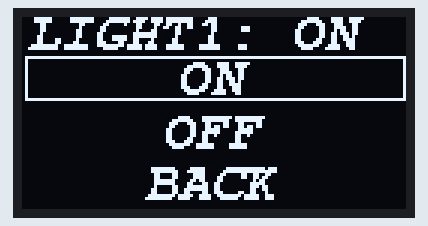
A sketch run on a simulated Arduino Uno, built with avr-gcc and run on an emulated ATmega328P. Shown: 128×64 one-colour display.

Above: at 0.1 s.
At 2.2 s:
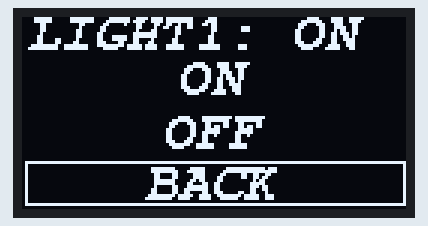
At 3.2 s:
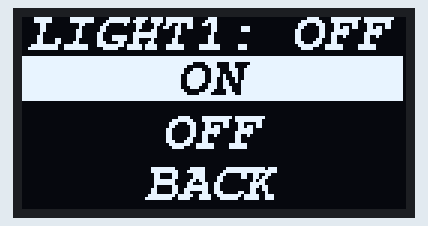
At 4.2 s:
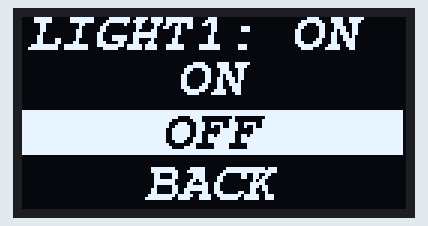
At 6.3 s:
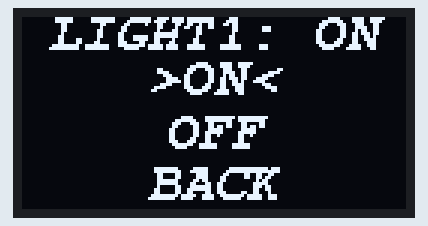
At 8.4 s:
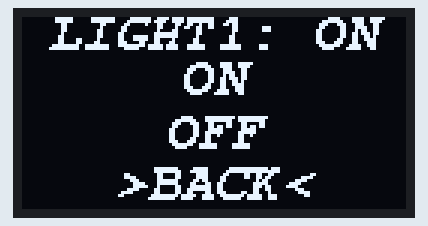

Measured:
- by itself, everything shown: repeats every 9.3 s, in 9 steps
- what the display in image 1 shows lasts 1.1 s, from 2.1 s to 3.2 s

The sketch:

OLED_displays.ino
```cpp
#include <Wire.h>
#include <Adafruit_GFX.h>
#include <Adafruit_SSD1306.h>
#include <Fonts/FreeMonoBoldOblique9pt7b.h>

#define SCREEN_WIDTH 128  // OLED display width, in pixels
#define SCREEN_HEIGHT 64  // OLED display height, in pixels
int x = 0;
// Declaration for an SSD1306 display connected to I2C (SDA, SCL pins)
Adafruit_SSD1306 display(SCREEN_WIDTH, SCREEN_HEIGHT, &Wire, -1);

void setup() {
  Serial.begin(115200);

  if (!display.begin(SSD1306_SWITCHCAPVCC, 0x3C)) {  // Address 0x3D for 128x64
    Serial.println(F("SSD1306 allocation failed"));
    for (;;)
      ;
  }
  // delay(2000);
  display.setFont(&FreeMonoBoldOblique9pt7b);
  display.setTextSize(1);
}

void loop() {
  boxopen();
  boxclose();
  Arrow();
}

void boxopen() {
  display.clearDisplay();
  display.setTextColor(WHITE);
  display.setCursor(2, 10);
  display.print("LIGHT1: ON");
  display.drawRect(1, 13, 127, 15, WHITE);
  display.setCursor(52, 25);
  display.print("ON");
  display.setCursor(47, 43);
  display.print("OFF         ");
  display.setCursor(41, 60);
  display.print("BACK        ");
  display.display();
  delay(1000);

  display.clearDisplay();
  display.setTextColor(WHITE);
  display.setCursor(2, 10);
  display.print("LIGHT1: ON");
  display.setCursor(52, 25);
  display.print("ON         ");
  display.drawRect(1, 31, 127, 15, WHITE);
  display.setCursor(47, 43);
  display.print("OFF         ");
  display.setCursor(41, 60);
  display.print("BACK        ");
  display.display();
  delay(1000);

  display.clearDisplay();
  display.setCursor(2, 10);
  display.print("LIGHT1: ON");
  display.setCursor(52, 25);
  display.print("ON         ");
  display.setCursor(47, 43);
  display.print("OFF         ");
  display.drawRect(1, 48, 127, 15, WHITE);
  display.setCursor(41, 60);
  display.print("BACK        ");
  display.display();
  delay(1000);
}

void boxclose() {
  display.clearDisplay();
  display.setTextColor(WHITE);
  display.setCursor(2, 10); //9,10
  display.print("LIGHT1: OFF");
  display.fillRect(0, 13, 127, 15, WHITE);
  display.setTextColor(BLACK);
  display.setCursor(52, 25);
  display.print("ON");
  display.setTextColor(WHITE);
  display.setCursor(47, 43);
  display.print("OFF");
  display.setCursor(41, 60);
  display.print("BACK");
  display.display();
  delay(1000);

  display.clearDisplay();
  display.setCursor(2, 10);
  display.print("LIGHT1: ON");
  display.setTextColor(WHITE);
  display.setCursor(52, 25);
  display.print("ON");
  display.fillRect(0, 31, 127, 15, WHITE);
  display.setTextColor(BLACK);
  display.setCursor(47, 43);
  display.print("OFF");
  display.setTextColor(WHITE);
  display.setCursor(41, 60);
  display.print("BACK");
  display.display();
  delay(1000);

  display.clearDisplay();
  display.setCursor(2, 10);
  display.setTextColor(WHITE);
  display.print("LIGHT1: ON");
  display.setTextColor(WHITE);
  display.setCursor(52, 25);
  display.print("ON");
  display.setCursor(47, 43);
  display.print("OFF");
  display.fillRect(0, 48, 127, 15, WHITE);
  display.setTextColor(BLACK);
  display.setCursor(41, 60);
  display.print("BACK");
  display.display();
  delay(1000);
}

void Arrow() {
  display.setTextColor(WHITE);
  display.clearDisplay();
  display.setCursor(9, 10);
  display.print("LIGHT1: ON");
  display.setCursor(42, 25);
  display.print(">ON<");
  display.setCursor(48, 43);
  display.print("OFF");
  display.setCursor(42, 60);
  display.print("BACK");
  display.display();
  delay(1000);
  display.clearDisplay();
  display.setCursor(9, 10);
  display.print("LIGHT1: ON");
  display.setCursor(53, 25);
  display.print("ON");
  display.setCursor(37, 43);
  display.print(">OFF<");
  display.setCursor(42, 60);
  display.print("BACK");
  display.display();
  delay(1000);
  display.clearDisplay();
  display.setCursor(9, 10);
  display.print("LIGHT1: ON");
  display.setCursor(53, 25);
  display.print("ON");
  display.setCursor(48, 43);
  display.print("OFF");
  display.setCursor(31, 60);
  display.print(">BACK<");
  display.display();
  delay(1000);
}
```
